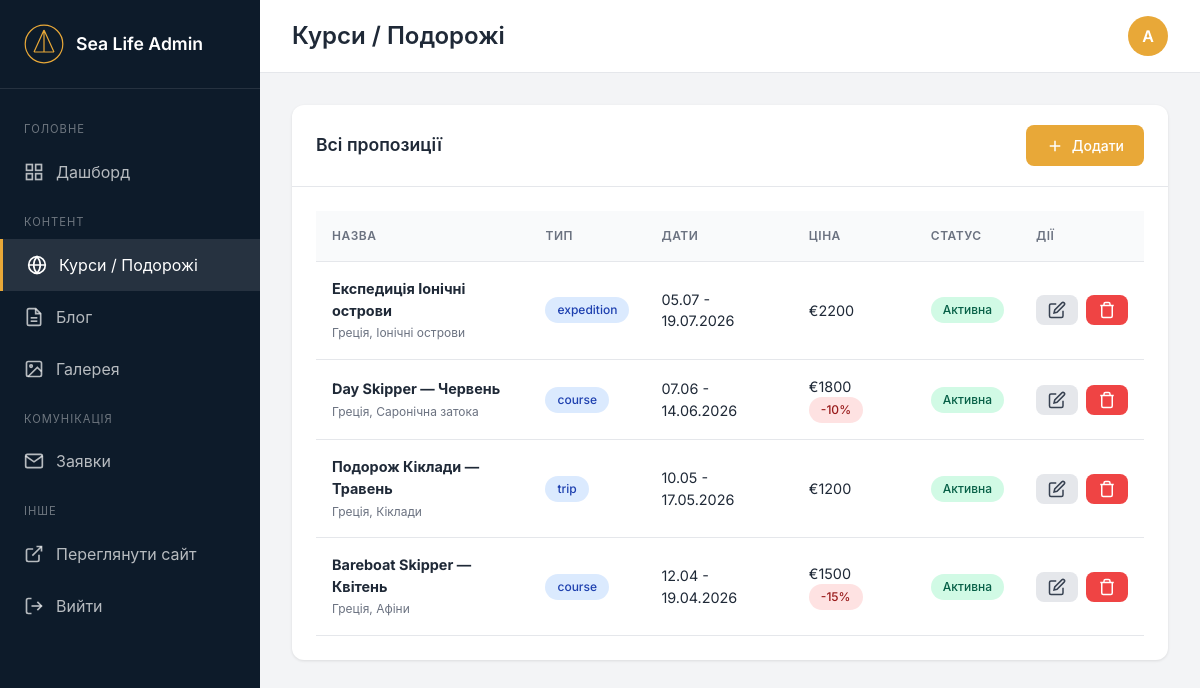
Screenshot of /admin/trips (signed in) with the database file from the repository.
### app.py (models this page shows, shortened)
class Trip(db.Model):
    id = db.Column(db.Integer, primary_key=True)
    title_uk = db.Column(db.String(200), nullable=False)
    title_en = db.Column(db.String(200), nullable=False)
    description_uk = db.Column(db.Text)
    description_en = db.Column(db.Text)
    start_date = db.Column(db.Date, nullable=False)
    end_date = db.Column(db.Date, nullable=False)
    price = db.Column(db.Float, nullable=False)
    discount_percent = db.Column(db.Integer, default=0)
    discount_until = db.Column(db.Date)
    location_uk = db.Column(db.String(200))
    location_en = db.Column(db.String(200))
    trip_type = db.Column(db.String(50))  # course, trip, expedition
    difficulty = db.Column(db.String(20))  # beginner, intermediate, advanced
    max_participants = db.Column(db.Integer, default=10)
    image = db.Column(db.String(300))
    highlights_uk = db.Column(db.Text)  # JSON array
    highlights_en = db.Column(db.Text)  # JSON array
    included_uk = db.Column(db.Text)  # What's included
    included_en = db.Column(db.Text)
    is_active = db.Column(db.Boolean, default=True)
    created_at = db.Column(db.DateTime, default=datetime.utcnow)
    def has_active_discount(self):
        if self.discount_percent and self.discount_until:
            return date.today() <= self.discount_until
        return False

### app.py (the view)
@app.route('/admin/trips')
@login_required
def admin_trips():
    trips = Trip.query.order_by(Trip.start_date.desc()).all()
    return render_template('admin/trips.html', trips=trips)

### app.py (called while the page is built)
@login_manager.user_loader
def load_user(user_id):
    return Admin.query.get(int(user_id))

@app.context_processor
def inject_globals():
    lang = request.args.get('lang', session.get('lang', 'uk'))
    session['lang'] = lang
    return {
        'lang': lang,
        'current_year': datetime.now().year
    }

### templates/admin/trips.html (shortened to what this page needs)
{% extends 'admin/base.html' %}
{% block page_title %}Курси / Подорожі{% endblock %}
{% block content %}
<div class="card">
    <div class="card-header">
        <h2>Всі пропозиції</h2>
        <a href="{{ url_for('admin_trip_add') }}" class="btn btn-primary">
            <svg viewBox="0 0 24 24" fill="none" stroke="currentColor" stroke-width="2">
                <line x1="12" y1="5" x2="12" y2="19"/>
                <line x1="5" y1="12" x2="19" y2="12"/>
            </svg>
            Додати
        </a>
    </div>
    <div class="card-body">
        {% if trips %}
        <div class="table-container">
            <table class="data-table">
                <thead>
                    <tr>
                        <th>Назва</th>
                        <th>Тип</th>
                        <th>Дати</th>
                        <th>Ціна</th>
                        <th>Статус</th>
                        <th>Дії</th>
                    </tr>
                </thead>
                <tbody>
                    {% for trip in trips %}
                    <tr>
                        <td>
                            <strong>{{ trip.title_uk }}</strong>
                            <br><small style="color: var(--gray-500);">{{ trip.location_uk }}</small>
                        </td>
                        <td><span class="badge badge-info">{{ trip.trip_type }}</span></td>
                        <td>{{ trip.start_date.strftime('%d.%m') }} - {{ trip.end_date.strftime('%d.%m.%Y') }}</td>
                        <td>
                            €{{ trip.price|int }}
                            {% if trip.has_active_discount() %}
                            <span class="badge badge-danger">-{{ trip.discount_percent }}%</span>
                            {% endif %}
                        </td>
                        <td>
                            {% if trip.is_active %}
                            <span class="badge badge-success">Активна</span>
                            {% else %}
                            <span class="badge badge-warning">Неактивна</span>
                            {% endif %}
                        </td>
                        <td>
                            <div class="actions">
                                <a href="{{ url_for('admin_trip_edit', trip_id=trip.id) }}" class="btn btn-sm btn-secondary">
                                    <svg width="16" height="16" viewBox="0 0 24 24" fill="none" stroke="currentColor" stroke-width="2">
                                        <path d="M11 4H4a2 2 0 0 0-2 2v14a2 2 0 0 0 2 2h14a2 2 0 0 0 2-2v-7"/>
                                        <path d="M18.5 2.5a2.121 2.121 0 0 1 3 3L12 15l-4 1 1-4 9.5-9.5z"/>
                                    </svg>
                                </a>
                                <form method="POST" action="{{ url_for('admin_trip_delete', trip_id=trip.id) }}" style="display: inline;" onsubmit="return confirm('Видалити цю пропозицію?');">
                                    <button type="submit" class="btn btn-sm btn-danger">
                                        <svg width="16" height="16" viewBox="0 0 24 24" fill="none" stroke="currentColor" stroke-width="2">
                                            <polyline points="3 6 5 6 21 6"/>
                                            <path d="M19 6v14a2 2 0 0 1-2 2H7a2 2 0 0 1-2-2V6m3 0V4a2 2 0 0 1 2-2h4a2 2 0 0 1 2 2v2"/>
                                        </svg>
                                    </button>
                                </form>
                            </div>
                        </td>
                    </tr>
                    {% endfor %}
                </tbody>
            </table>
        </div>
        {% endif %}
    </div>
</div>
{% endblock %}

### templates/admin/base.html (shortened to what this page needs)
<!DOCTYPE html>
<html lang="uk">
<head>
    <link rel="stylesheet" href="{{ url_for('static', filename='css/admin.css') }}">
</head>
<body>
    <div class="admin-layout">
        <aside class="admin-sidebar">
            <div class="sidebar-logo">
                <svg width="40" height="40" viewBox="0 0 100 100" fill="none">
                    <circle cx="50" cy="50" r="47" stroke="#E8A838" stroke-width="3"/>
                    <path d="M50 15 L50 70 M25 70 L75 70 M50 15 L25 70 M50 15 L75 70" stroke="#E8A838" stroke-width="3"/>
                </svg>
                <span>Sea Life Admin</span>
            </div>
            <nav class="sidebar-nav">
                <div class="sidebar-section">Головне</div>
                <a href="{{ url_for('admin_dashboard') }}" class="sidebar-nav-item {% if request.endpoint == 'admin_dashboard' %}active{% endif %}">
                    <svg viewBox="0 0 24 24" fill="none" stroke="currentColor" stroke-width="2">
                        <rect x="3" y="3" width="7" height="7"/>
                        <rect x="14" y="3" width="7" height="7"/>
                        <rect x="14" y="14" width="7" height="7"/>
                        <rect x="3" y="14" width="7" height="7"/>
                    </svg>
                    Дашборд
                </a>
                <div class="sidebar-section">Контент</div>
                <a href="{{ url_for('admin_trips') }}" class="sidebar-nav-item {% if 'trip' in request.endpoint %}active{% endif %}">
                    <svg viewBox="0 0 24 24" fill="none" stroke="currentColor" stroke-width="2">
                        <circle cx="12" cy="12" r="10"/>
                        <path d="M2 12h20M12 2a15.3 15.3 0 0 1 4 10 15.3 15.3 0 0 1-4 10 15.3 15.3 0 0 1-4-10 15.3 15.3 0 0 1 4-10z"/>
                    </svg>
                    Курси / Подорожі
                </a>
                <a href="{{ url_for('admin_blog') }}" class="sidebar-nav-item {% if 'blog' in request.endpoint %}active{% endif %}">
                    <svg viewBox="0 0 24 24" fill="none" stroke="currentColor" stroke-width="2">
                        <path d="M14 2H6a2 2 0 0 0-2 2v16a2 2 0 0 0 2 2h12a2 2 0 0 0 2-2V8z"/>
                        <polyline points="14 2 14 8 20 8"/>
                        <line x1="16" y1="13" x2="8" y2="13"/>
                        <line x1="16" y1="17" x2="8" y2="17"/>
                    </svg>
                    Блог
                </a>
                <a href="{{ url_for('admin_gallery') }}" class="sidebar-nav-item {% if 'gallery' in request.endpoint %}active{% endif %}">
                    <svg viewBox="0 0 24 24" fill="none" stroke="currentColor" stroke-width="2">
                        <rect x="3" y="3" width="18" height="18" rx="2" ry="2"/>
                        <circle cx="8.5" cy="8.5" r="1.5"/>
                        <polyline points="21 15 16 10 5 21"/>
                    </svg>
                    Галерея
                </a>
                <div class="sidebar-section">Комунікація</div>
                <a href="{{ url_for('admin_contacts') }}" class="sidebar-nav-item {% if 'contact' in request.endpoint %}active{% endif %}">
                    <svg viewBox="0 0 24 24" fill="none" stroke="currentColor" stroke-width="2">
                        <path d="M4 4h16c1.1 0 2 .9 2 2v12c0 1.1-.9 2-2 2H4c-1.1 0-2-.9-2-2V6c0-1.1.9-2 2-2z"/>
                        <polyline points="22,6 12,13 2,6"/>
                    </svg>
                    Заявки
                </a>
                <div class="sidebar-section">Інше</div>
                <a href="{{ url_for('home') }}" class="sidebar-nav-item" target="_blank">
                    <svg viewBox="0 0 24 24" fill="none" stroke="currentColor" stroke-width="2">
                        <path d="M18 13v6a2 2 0 0 1-2 2H5a2 2 0 0 1-2-2V8a2 2 0 0 1 2-2h6"/>
                        <polyline points="15 3 21 3 21 9"/>
                        <line x1="10" y1="14" x2="21" y2="3"/>
                    </svg>
                    Переглянути сайт
                </a>
                <a href="{{ url_for('admin_logout') }}" class="sidebar-nav-item">
                    <svg viewBox="0 0 24 24" fill="none" stroke="currentColor" stroke-width="2">
                        <path d="M9 21H5a2 2 0 0 1-2-2V5a2 2 0 0 1 2-2h4"/>
                        <polyline points="16 17 21 12 16 7"/>
                        <line x1="21" y1="12" x2="9" y2="12"/>
                    </svg>
                    Вийти
                </a>
            </nav>
        </aside>
        <main class="admin-main">
            <header class="admin-header">
                <h1>{% block page_title %}Dashboard{% endblock %}</h1>
                <div class="admin-user">
                    <div class="admin-user-avatar">A</div>
                </div>
            </header>
            <div class="admin-content">
                {% block content %}{% endblock %}
            </div>
        </main>
    </div>
</body>
</html>

### static/css/admin.css (style rules this page uses)
:root { --primary: #E8A838; --primary-dark: #D4922A; --dark-blue: #0D1B2A; --navy: #1B263B; --white: #FFFFFF; --gray-50: #F9FAFB; --gray-100: #F3F4F6; --gray-200: #E5E7EB; --gray-300: #D1D5DB; --gray-400: #9CA3AF; --gray-500: #6B7280; --gray-600: #4B5563; --gray-700: #374151; --gray-800: #1F2937; --success: #10B981; --warning: #F59E0B; --danger: #EF4444; --info: #3B82F6; }
* { box-sizing: border-box; margin: 0; padding: 0; }
body { font-family: 'Inter', -apple-system, BlinkMacSystemFont, sans-serif; background: var(--gray-100); color: var(--gray-800); line-height: 1.5; }
.admin-layout { display: flex; min-height: 100vh; }
.admin-sidebar { width: 260px; background: var(--dark-blue); color: var(--white); position: fixed; top: 0; left: 0; bottom: 0; overflow-y: auto; }
.admin-main { flex: 1; margin-left: 260px; min-height: 100vh; }
.admin-header { background: var(--white); padding: 1rem 2rem; display: flex; justify-content: space-between; align-items: center; border-bottom: 1px solid var(--gray-200); position: sticky; top: 0; z-index: 100; }
.admin-content { padding: 2rem; }
.sidebar-logo { padding: 1.5rem; border-bottom: 1px solid rgba(255,255,255,0.1); display: flex; align-items: center; gap: 0.75rem; }
.sidebar-logo svg { width: 40px; height: 40px; }
.sidebar-logo span { font-weight: 600; font-size: 1.1rem; }
.sidebar-nav { padding: 1rem 0; }
.sidebar-nav-item { display: flex; align-items: center; gap: 0.75rem; padding: 0.875rem 1.5rem; color: rgba(255,255,255,0.7); transition: all 0.2s; text-decoration: none; }
.sidebar-nav-item:hover, .sidebar-nav-item.active { background: rgba(255,255,255,0.1); color: var(--white); }
.sidebar-nav-item.active { border-left: 3px solid var(--primary); }
.sidebar-nav-item svg { width: 20px; height: 20px; }
.sidebar-section { padding: 1rem 1.5rem 0.5rem; font-size: 0.7rem; text-transform: uppercase; letter-spacing: 1px; color: rgba(255,255,255,0.4); }
.admin-header h1 { font-size: 1.5rem; font-weight: 600; color: var(--gray-800); }
.admin-user { display: flex; align-items: center; gap: 1rem; }
.admin-user-avatar { width: 40px; height: 40px; background: var(--primary); border-radius: 50%; display: flex; align-items: center; justify-content: center; color: var(--white); font-weight: 600; }
.card { background: var(--white); border-radius: 12px; box-shadow: 0 1px 3px rgba(0,0,0,0.1); overflow: hidden; }
.card-header { padding: 1.25rem 1.5rem; border-bottom: 1px solid var(--gray-200); display: flex; justify-content: space-between; align-items: center; }
.card-header h2 { font-size: 1.1rem; font-weight: 600; }
.card-body { padding: 1.5rem; }
.table-container { overflow-x: auto; }
.data-table { width: 100%; border-collapse: collapse; }
.data-table th, .data-table td { padding: 1rem; text-align: left; border-bottom: 1px solid var(--gray-200); }
.data-table th { font-weight: 600; font-size: 0.75rem; text-transform: uppercase; letter-spacing: 0.5px; color: var(--gray-500); background: var(--gray-50); }
.data-table td { font-size: 0.9rem; }
.badge { display: inline-flex; align-items: center; padding: 0.25rem 0.75rem; font-size: 0.75rem; font-weight: 500; border-radius: 9999px; }
.badge-success { background: #D1FAE5; color: #065F46; }
.badge-danger { background: #FEE2E2; color: #991B1B; }
.badge-info { background: #DBEAFE; color: #1E40AF; }
.btn { display: inline-flex; align-items: center; gap: 0.5rem; padding: 0.625rem 1.25rem; font-size: 0.875rem; font-weight: 500; border-radius: 8px; border: none; cursor: pointer; transition: all 0.2s; text-decoration: none; }
.btn svg { width: 18px; height: 18px; }
.btn-primary { background: var(--primary); color: var(--white); }
.btn-secondary { background: var(--gray-200); color: var(--gray-700); }
.btn-danger { background: var(--danger); color: var(--white); }
.btn-sm { padding: 0.375rem 0.75rem; font-size: 0.8rem; }
.actions { display: flex; gap: 0.5rem; }

### rows the page displays
Trip: title_uk "Експедиція Іонічні острови", location_uk "Греція, Іонічні острови", trip_type "expedition", start_date "05.07", end_date "19.07.2026", price "2200", is_active "Активна"
Trip: title_uk "Day Skipper — Червень", location_uk "Греція, Саронічна затока", trip_type "course", start_date "07.06", end_date "14.06.2026", price "1800", discount_percent "10", is_active "Активна"
Trip: title_uk "Подорож Кіклади — Травень", location_uk "Греція, Кіклади", trip_type "trip", start_date "10.05", end_date "17.05.2026", price "1200", is_active "Активна"
Trip: title_uk "Bareboat Skipper — Квітень", location_uk "Греція, Афіни", trip_type "course", start_date "12.04", end_date "19.04.2026", price "1500", discount_percent "15", is_active "Активна"
